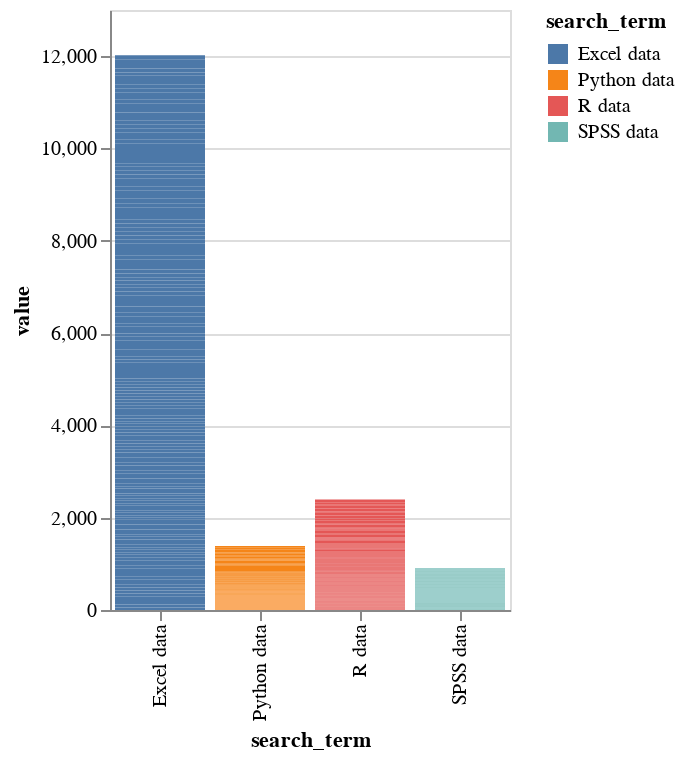

Notebook cell for this chart:
### Code cell
bar_trends = alt.Chart(trends).mark_bar().encode(
    x="search_term",
    y="value",
    color="search_term"
).properties(width=200)
bar_trends

### Figure 1 — Vega-Lite specification as saved in the notebook (floating-point values rounded to 4 significant figures; data arrays with more than 128 entries replaced by an {"elided": "..."} marker saying what was removed)
{"config": {"view": {"continuousWidth": 400, "continuousHeight": 300}}, "data": {"name": "data-e98c37ccd35f211240bd82ee68b1da10"}, "mark": "bar", "encoding": {"color": {"type": "nominal", "field": "search_term"}, "x": {"type": "nominal", "field": "search_term"}, "y": {"type": "quantitative", "field": "value"}}, "width": 200, "$schema": "https://vega.github.io/schema/vega-lite/v4.8.1.json", "datasets": {"data-e98c37ccd35f211240bd82ee68b1da10": {"elided": "688 records"}}}
